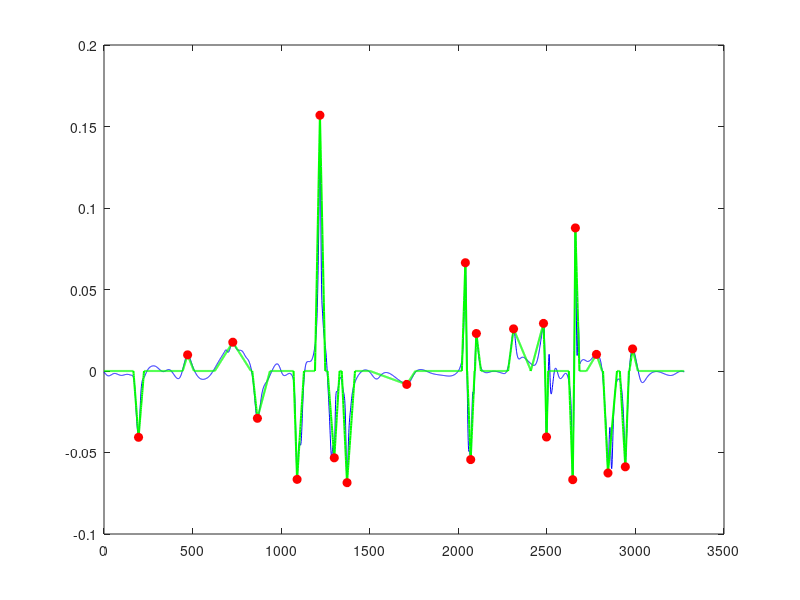

Recreate this plot in MATLAB. (Note: this script raises an error after producing the figure.)
clear; clc; close all;

%% 1. Load track coordinates

loaded = load('processed_track.csv');
track = loaded;

x = track(:,1);
y = track(:,2);
n = length(x);

fprintf('Loaded %d track points\n', n);

%% 2. Path coordinates: distance along path and curvature

dx = diff(x);
dy = diff(y);
ds = sqrt(dx.^2 + dy.^2);
s  = [0; cumsum(round(ds))];

xp  = gradient(x, s);
yp  = gradient(y, s);
xpp = gradient(xp, s);
ypp = gradient(yp, s);

kappa = (xp .* ypp - yp .* xpp) ./ (xp.^2 + yp.^2).^1.5;

fprintf('Curvature stats: min = %.5f, max = %.5f, std = %.5f (1/m)\n', ...
    min(kappa), max(kappa), std(kappa));

abs_kappa = abs(kappa);

%% 3. Section Definitions

% Define track sections along s-coordinate.
% Edit/add section parameters to fine-tune specific regions of the track.
sections = struct(...
    's_start',   {0,    1040, 1430, 2000, 2250, 2410, 2725, 2812}, ... % start s distance (m)
    's_end',     {1040, 1430, 2000, 2250, 2410, 2725, 2812, s(end)}, ... % end s distance (m)
    'N_corners', {4,    4,    1,    3,    1,    4,    1,    3}, ...    % corner search target for section
    'corner_min',{0.10, 0.10, 0.10, 0.10, 0.10, 0.10, 0.10, 0.10} ... % min curvature fraction threshold
);

N_sections = length(sections); 

%% 4. Section-by-Section Corner Extraction

corners = struct('apex_entry', {}, 'corner_apex', {}, 'apex_exit', {}, ...
                  'R', {}, 's_apex', {}, 'idx_entry', {}, 'idx_apex', {}, 'idx_exit', {}, ...
                  'direction', {}); 

total_corners_found = 0; 

for sec = 1:N_sections
    s_start_sec = sections(sec).s_start; 
    s_end_sec   = sections(sec).s_end; 
    N_corners_sec  = sections(sec).N_corners; 
    corner_min_sec = sections(sec).corner_min; 
    
    % Mask for points within this s section boundary
    sec_mask = (s >= s_start_sec) & (s <= s_end_sec); 
    available = sec_mask; 
    
    kappa_work = abs_kappa; 
    count_sec = 0; 
    
    while count_sec < N_corners_sec && any(available)
        kappa_work(~available) = -Inf; 
        [best_val, i_apex] = max(kappa_work); 
        if best_val <= 0
            break;
        end

        kappa_apex = abs_kappa(i_apex); 
        threshold  = corner_min_sec * kappa_apex; 

        % Find entry point within section bounds
        i_entry = i_apex; 
        while i_entry > 1 && abs_kappa(i_entry) > threshold && s(i_entry) >= s_start_sec
            i_entry = i_entry - 1;
        end

        % Find exit point within section bounds
        i_exit = i_apex; 
        while i_exit < n && abs_kappa(i_exit) > threshold && s(i_exit) <= s_end_sec
            i_exit = i_exit + 1;
        end

        total_corners_found = total_corners_found + 1; 
        count_sec = count_sec + 1; 

        corners(total_corners_found).idx_entry   = i_entry; 
        corners(total_corners_found).idx_apex    = i_apex; 
        corners(total_corners_found).idx_exit    = i_exit; 
        corners(total_corners_found).apex_entry  = [x(i_entry), y(i_entry)]; 
        corners(total_corners_found).corner_apex = [x(i_apex),  y(i_apex)]; 
        corners(total_corners_found).apex_exit   = [x(i_exit),  y(i_exit)]; 
        corners(total_corners_found).R           = 1 / kappa_apex; 

        if kappa(i_apex) > 0 
            corners(total_corners_found).direction = 'Left'; 
        else
            corners(total_corners_found).direction = 'Right'; 
        end

        corners(total_corners_found).s_apex = s(i_apex); 

        % Exclude entry-exit range from future iteration within section
        available(i_entry:i_exit) = false; 
    end

    if count_sec < N_corners_sec
        fprintf(2, 'Warning: Section %d (%.0fm to %.0fm) only found %d corners (requested %d).\n', ...
            sec, s_start_sec, s_end_sec, count_sec, N_corners_sec);
    end
end

N_found = total_corners_found; 

% Sort all discovered corners chronologically along the track
[~, sort_order] = sort([corners.s_apex]); 
corners = corners(sort_order); 

%% 5. Straights: track start -> first corner, between corners, last corner -> track end

straights = struct('straight_start', {}, 'straight_end', {}, 'straight_distance', {}); 

% First straight
straight_start = [x(1), y(1)]; 
straight_end   = corners(1).apex_entry; 
straights(1).straight_start    = straight_start; 
straights(1).straight_end      = straight_end; 
straights(1).straight_distance = hypot(straight_end(1)-straight_start(1), ...
                                        straight_end(2)-straight_start(2)); 

% Inter-corner straights
for k = 1:N_found-1
    straight_start = corners(k).apex_exit; 
    straight_end   = corners(k+1).apex_entry; 

    straights(k+1).straight_start    = straight_start; 
    straights(k+1).straight_end      = straight_end; 
    straights(k+1).straight_distance = hypot(straight_end(1)-straight_start(1), ...
                                               straight_end(2)-straight_start(2)); 
end

% Final straight
straight_start = corners(end).apex_exit; 
straight_end   = [x(end), y(end)]; 
straights(end+1).straight_start    = straight_start; 
straights(end+1).straight_end      = straight_end; 
straights(end+1).straight_distance = hypot(straight_end(1)-straight_start(1), ...
                                             straight_end(2)-straight_start(2)); 

%% 6. Reconstructed curvature profile (s_final, kappa_final)

s_recon     = s;              
kappa_recon = zeros(n, 1);    

for k = 1:N_found
    i_entry = corners(k).idx_entry; 
    i_apex  = corners(k).idx_apex; 
    i_exit  = corners(k).idx_exit; 

    R = corners(k).R; 
    if strcmp(corners(k).direction, 'Left') 
        kappa_target = 1 / R; 
    else
        kappa_target = -1 / R; 
    end

    d_in  = s(i_apex)  - s(i_entry);  
    d_out = s(i_exit)  - s(i_apex);   

    if d_in > 0
        rate_in = kappa_target / d_in; 
        idx_in  = i_entry:i_apex; 
        kappa_recon(idx_in) = rate_in .* (s(idx_in) - s(i_entry)); 
    else
        kappa_recon(i_apex) = kappa_target; 
    end

    if d_out > 0
        rate_out = -kappa_target / d_out; 
        idx_out  = i_apex:i_exit; 
        kappa_recon(idx_out) = kappa_target + rate_out .* (s(idx_out) - s(i_apex)); 
    else
        kappa_recon(i_apex) = kappa_target; 
    end
end

%% 7. Text summary of track sections, in chronological order

fprintf('\n===== Track section summary (%d corners found across %d sections) =====\n', N_found, N_sections); 
fprintf('Straight  1: length = %6.1f m (track start -> Corner 1 entry)\n', straights(1).straight_distance); 
for k = 1:N_found
    fprintf('Corner %2d (%-5s): apex at s = %7.1f m, R = %6.1f m\n', ...
        k, corners(k).direction, corners(k).s_apex, corners(k).R); 
    fprintf('Straight %2d: length = %6.1f m\n', k+1, straights(k+1).straight_distance); 
end
fprintf('(final straight above runs Corner %d exit -> track end)\n', N_found); 

%% 8. Plot: curvature profile, raw vs reconstructed, with apexes

apex_idx_sorted   = [corners.idx_apex]; 
kappa_apex_values = kappa(apex_idx_sorted); 

figure;
plot(s, kappa, 'b-', 'DisplayName', '\kappa(s) raw'); hold on; 
plot(s_recon, kappa_recon, 'g-', 'LineWidth', 1.5, 'DisplayName', '\kappa_{recon}(s) reconstructed'); 
plot(s(apex_idx_sorted), kappa_apex_values, 'ro', 'MarkerFaceColor', 'r', 'DisplayName', 'Corner apex'); 

% Add vertical visual markers for section boundaries
for sec = 1:N_sections-1
    xline(sections(sec).s_end, 'k--', 'LineWidth', 1, 'HandleVisibility', 'off');
end

xlabel('Distance along track, s (m)'); 
ylabel('Curvature, \kappa (1/m)'); 
title(sprintf('Curvature profile: raw vs reconstructed (%d corners)', N_found)); 
legend('show', 'Location', 'best'); 
grid on; 

%% 9. Plot: 2D track map with entry / apex / exit points

apex_xy  = reshape([corners.corner_apex], 2, [])'; 
entry_xy = reshape([corners.apex_entry],  2, [])'; 
exit_xy  = reshape([corners.apex_exit],   2, [])'; 

figure;
plot(x, y, 'k-'); hold on; axis equal; 
plot(apex_xy(:,1),  apex_xy(:,2),  'ro', 'MarkerFaceColor', 'r', 'DisplayName', 'Corner apex'); 
plot(entry_xy(:,1), entry_xy(:,2), 'g^', 'MarkerFaceColor', 'g', 'DisplayName', 'Corner entry'); 
plot(exit_xy(:,1),  exit_xy(:,2),  'ms', 'MarkerFaceColor', 'm', 'DisplayName', 'Corner exit'); 
xlabel('x (m)'); ylabel('y (m)'); 
title('2D track map with corner entry / apex / exit'); 
legend('show', 'Location', 'best'); 
grid on; 

%% 10. Export reconstructed track as .csv

% track_recon = [s_recon(:), kappa_recon(:)]; 
% writematrix(track_recon, 'track_recon2.csv'); 
